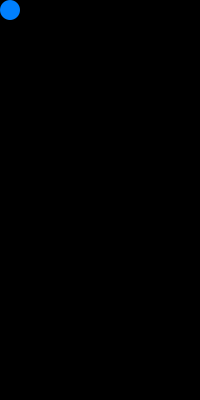
Frame 1 (no input)
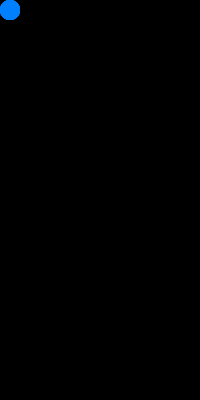
Frame 60 (the mouse pressed at the canvas centre just before this capture)
Frame 120 (the mouse held since frame 60 and released just before this capture): identical to frame 60, image omitted

The Processing sketch that drew these frames (run headless with seeded random() and noise(); from frame 60 on, the mouse is pressed at the canvas centre):

// Processing sketch: sketch_200615_BallMotion
// ── sketch_200615_BallMotion.pde
int dia = 20;  //diameter
float posX = 10.0;   //position X
float posY = 10.0;   //position Y
float spdX = 0.5;        //speed
float spdY = 0.0;        //speed
float GRAV = 9.8;
int flagK = 0;  //flag by keyboard
float REAC = 0.8;//reaction
float FRIC = 0.995;//friction

void setup() {   // Initialize
  size(200, 400);    //window
  background(0, 0, 0); //black
  noStroke();    //lineless
  frameRate(60);
}

void draw() {    // main loop  
  fill(0,0,0,10);  //clear color
  rect(0, 0, width, height);
  
  fill(0,128,255);  //circle color
  if (flagK == 0) {  //watch at flag
    ellipse(posX, posY, dia, dia);  //circle
  } else {
    spdY += GRAV/60;
    posX += spdX;
    posY += spdY;
    if (posY >= height-dia/2) {
      //spdY *=-REAC;//reaction
      spdY *=-1;
      posY = height-dia/2;
    }
    //spdX *=FRIC;//friction
    //spdY *=FRIC;//friction
    ellipse(posX, posY, dia, dia);  //circle
  }
}

void keyPressed() {
  if (key == ' ') {  //space
    flagK = 1;  //clear mode set
  }
}
